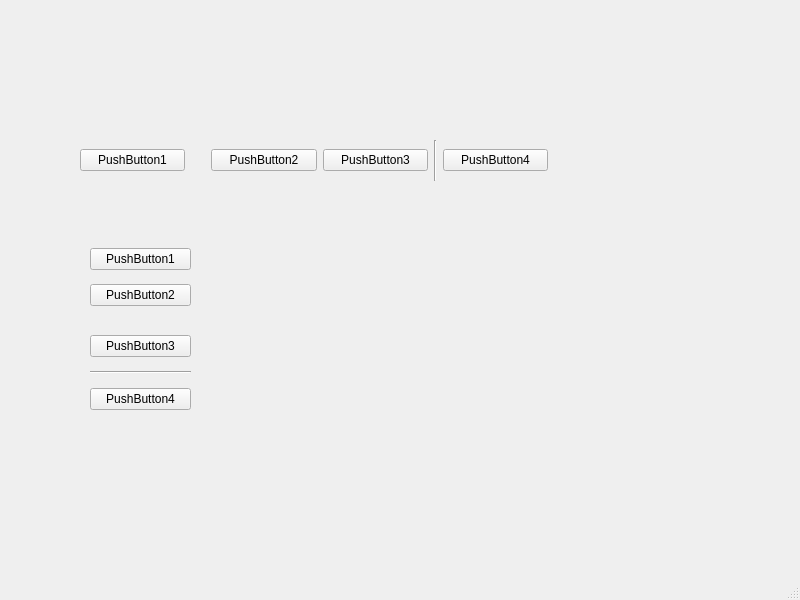
<?xml version="1.0" encoding="UTF-8"?>
<ui version="4.0">
 <class>MainWindow</class>
 <widget class="QMainWindow" name="MainWindow">
  <property name="geometry">
   <rect>
    <x>0</x>
    <y>0</y>
    <width>800</width>
    <height>600</height>
   </rect>
  </property>
  <property name="windowTitle">
   <string>MainWindow</string>
  </property>
  <widget class="QWidget" name="centralwidget">
   <widget class="QWidget" name="">
    <property name="geometry">
     <rect>
      <x>80</x>
      <y>140</y>
      <width>468</width>
      <height>41</height>
     </rect>
    </property>
    <layout class="QHBoxLayout" name="horizontalLayout">
     <item>
      <widget class="QPushButton" name="pushButton">
       <property name="text">
        <string>PushButton1</string>
       </property>
      </widget>
     </item>
     <item>
      <spacer name="horizontalSpacer">
       <property name="orientation">
        <enum>Qt::Horizontal</enum>
       </property>
       <property name="sizeType">
        <enum>QSizePolicy::Fixed</enum>
       </property>
       <property name="sizeHint" stdset="0">
        <size>
         <width>20</width>
         <height>20</height>
        </size>
       </property>
      </spacer>
     </item>
     <item>
      <widget class="QPushButton" name="pushButton_2">
       <property name="text">
        <string>PushButton2</string>
       </property>
      </widget>
     </item>
     <item>
      <widget class="QPushButton" name="pushButton_3">
       <property name="text">
        <string>PushButton3</string>
       </property>
      </widget>
     </item>
     <item>
      <widget class="Line" name="line_2">
       <property name="orientation">
        <enum>Qt::Vertical</enum>
       </property>
      </widget>
     </item>
     <item>
      <widget class="QPushButton" name="pushButton_4">
       <property name="text">
        <string>PushButton4</string>
       </property>
      </widget>
     </item>
    </layout>
   </widget>
   <widget class="QWidget" name="">
    <property name="geometry">
     <rect>
      <x>90</x>
      <y>240</y>
      <width>101</width>
      <height>182</height>
     </rect>
    </property>
    <layout class="QVBoxLayout" name="verticalLayout">
     <item>
      <widget class="QPushButton" name="pushButton_5">
       <property name="text">
        <string>PushButton1</string>
       </property>
      </widget>
     </item>
     <item>
      <widget class="QPushButton" name="pushButton_6">
       <property name="text">
        <string>PushButton2</string>
       </property>
      </widget>
     </item>
     <item>
      <spacer name="verticalSpacer">
       <property name="orientation">
        <enum>Qt::Vertical</enum>
       </property>
       <property name="sizeType">
        <enum>QSizePolicy::Fixed</enum>
       </property>
       <property name="sizeHint" stdset="0">
        <size>
         <width>20</width>
         <height>15</height>
        </size>
       </property>
      </spacer>
     </item>
     <item>
      <widget class="QPushButton" name="pushButton_7">
       <property name="text">
        <string>PushButton3</string>
       </property>
      </widget>
     </item>
     <item>
      <widget class="Line" name="line">
       <property name="orientation">
        <enum>Qt::Horizontal</enum>
       </property>
      </widget>
     </item>
     <item>
      <widget class="QPushButton" name="pushButton_8">
       <property name="text">
        <string>PushButton4</string>
       </property>
      </widget>
     </item>
    </layout>
   </widget>
  </widget>
  <widget class="QMenuBar" name="menubar">
   <property name="geometry">
    <rect>
     <x>0</x>
     <y>0</y>
     <width>800</width>
     <height>26</height>
    </rect>
   </property>
  </widget>
  <widget class="QStatusBar" name="statusbar"/>
 </widget>
 <resources/>
 <connections/>
</ui>
